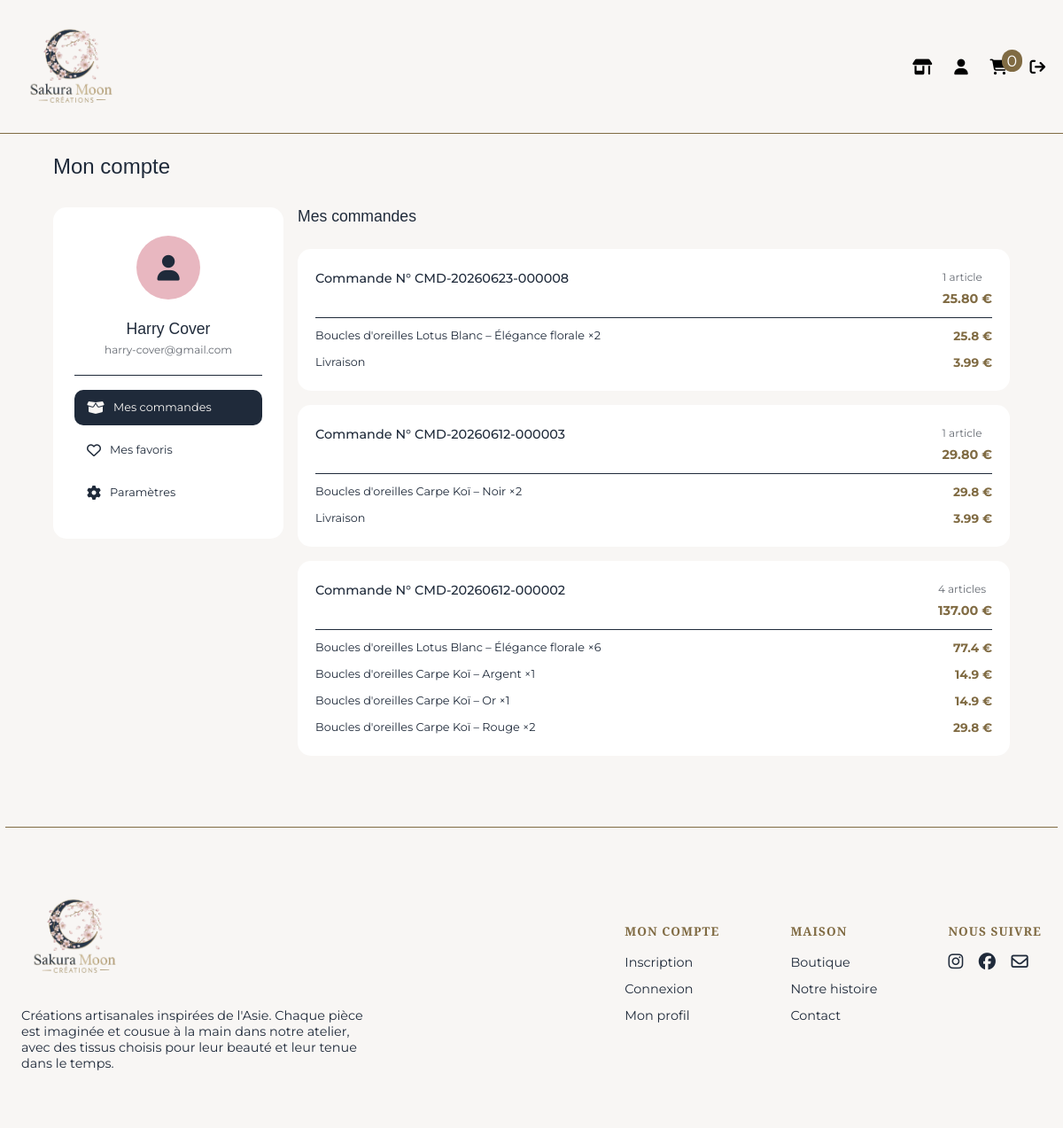
The app's page /back/router.php?action=profile-view (signed in) with its own data.
### tables this page shows
CREATE TABLE `user` (
  `id` int(11) NOT NULL,
  `firstname` varchar(255) NOT NULL,
  `surname` varchar(255) NOT NULL,
  `email` varchar(255) NOT NULL,
  `phone` varchar(255) DEFAULT NULL,
  `birthday` date DEFAULT NULL,
  `address` text DEFAULT NULL,
  `password` varchar(255) NOT NULL,
  `role_id` int(11) NOT NULL
);

CREATE TABLE `order_content` (
  `id` int(11) NOT NULL,
  `order_id` int(11) NOT NULL,
  `product_id` int(11) NOT NULL,
  `quantity` int(11) NOT NULL,
  `unit_price` decimal(10,2) NOT NULL
);

CREATE TABLE `order` (
  `id` int(11) NOT NULL,
  `number` varchar(255) NOT NULL,
  `total_price` decimal(10,2) NOT NULL,
  `user_id` int(11) NOT NULL
);

CREATE TABLE `product` (
  `id` int(11) NOT NULL,
  `product_name` varchar(255) NOT NULL,
  `description` text DEFAULT NULL,
  `price` decimal(10,2) NOT NULL,
  `stock` int(11) NOT NULL DEFAULT 0,
  `image` varchar(255) DEFAULT NULL,
  `is_active` tinyint(1) DEFAULT 1,
  `category_id` int(11) NOT NULL
);

### back/controllers/ProfileController.php (called while the page is built, shortened)
<?php
class ProfileController
{
    private $user;
    private $order;
    public function __construct()
    {
        $db = new Database();
        $this->user = new User($db->getConnection());
        $this->order = new Order($db->getConnection());
    }
   public function profileView(){
        $userId = $_SESSION['user_id'];
        $user = $this->user->getById($userId);
        $caddieCount = (new CaddieController())->getCaddieCount();
        $ordersTotal = $this->order->getOrderByUser($userId);
        $orders = [];
        foreach ($ordersTotal as $row) {
            $orderId = $row['order_id'];
            if (!isset($orders[$orderId])) {
                $orders[$orderId] = ['id' => $orderId, 'number' => $row['number'], 'total_price' => $row['total_price'], 'products' => [], 'count' => $this->order->countItemsInOrder($orderId)];
            }
            $orders[$orderId]['products'][] = ['id' => $row['product_id'], 'product_name' => $row['product_name'], 'quantity' => $row['quantity'], 'unit_price' => $row['unit_price']];
        }
        require '../front/views/user-profile.php';
    }
}

### back/controllers/CaddieController.php (called while the page is built, shortened)
<?php
class CaddieController
{
    private $caddie;
    public function __construct()
    {
        $db = new Database();
        $this->caddie = new Caddie($db->getConnection());
    }
    public function getCaddieCount(){
        $caddie = $this->caddie->getByUser($_SESSION['user_id']);
        return $this->caddie->countItems($caddie['id']);
    }
}

### back/config/Database.php (called while the page is built, shortened)
<?php
class Database
{
    private $pdo;
    public function getConnection()
    {
        if ($this->pdo === null) {
            $env = parse_ini_file(__DIR__ . '/../../.env');
            $this->pdo = new PDO("mysql:host={$env['DB_HOST']};dbname={$env['DB_NAME']};charset=utf8", $env['DB_USER'], $env['DB_PASS'], [PDO::ATTR_ERRMODE => PDO::ERRMODE_EXCEPTION]);
        }
        return $this->pdo;
    }
}

### back/models/Caddie.php (called while the page is built, shortened)
<?php
class Caddie
{
    private $pdo;
    public function __construct(PDO $pdo)
    {
        $this->pdo = $pdo;
    }
    public function getByUser($userId){
        $sql = "SELECT * FROM caddie WHERE user_id = :user_id";
        $query = $this->pdo->prepare($sql);
        $query->execute([':user_id' => $userId]);
        return $query->fetch(PDO::FETCH_ASSOC);
    }
    public function countItems($caddieId) {
        $sql = "SELECT COUNT(*) AS count_item FROM caddie_content INNER JOIN product ON caddie_content.product_id = product.id WHERE caddie_id = :caddie_id AND product.is_active = 1 AND product.stock > 0";
        $query = $this->pdo->prepare($sql);
        $query->execute([':caddie_id' => $caddieId]);
        $result = $query->fetch(PDO::FETCH_ASSOC);
        return (int)$result['count_item'];
    }
}

### back/models/User.php (called while the page is built, shortened)
<?php
class User
{
    private $pdo;
    public function __construct(PDO $pdo)
    {
        $this->pdo = $pdo;
    }
    public function getById($id){
        $sql = "SELECT * FROM user WHERE id = :id";
        $query = $this->pdo->prepare($sql);
        $query->execute([':id' => $id]);
        return $query->fetch(PDO::FETCH_ASSOC);
    }
}

### back/models/Order.php (called while the page is built, shortened)
<?php
class Order {
    private $pdo;
    public function __construct(PDO $pdo)
    {
        $this->pdo = $pdo;
    }
    public function getOrderByUser($userId){
        $sql = "SELECT order.id AS order_id, order.number, order.total_price, order.user_id, order_content.quantity, order_content.unit_price, product.id AS product_id, product.product_name FROM `order` INNER JOIN order_content ON order_content.order_id = order.id INNER JOIN product ON order_content.product_id = product.id WHERE order.user_id = :user_id ORDER BY order.id DESC";
        $query = $this->pdo->prepare($sql);
        $query->execute([':user_id' => $userId]);
        return $query->fetchAll(PDO::FETCH_ASSOC);
    }
    public function countItemsInOrder($orderId) {
        $sql = "SELECT COUNT(*) AS count_item FROM order_content WHERE order_id = :order_id";
        $query = $this->pdo->prepare($sql);
        $query->execute([':order_id' => $orderId]);
        $result = $query->fetch(PDO::FETCH_ASSOC);
        return (int)$result['count_item'];
    }
}

### front/views/user-profile.php (the view, shortened to what this page needs)
<?php
require_once "layout/header.php";
?>
<section class="container profile-page">
    <h1 class="shop-page__title">Mon compte</h1>
    <div class="profile-page__inner">
        <aside class="profile-sidebar">
            <div class="profile-sidebar__avatar">
                <i class="fa-solid fa-user"></i>
            </div>
            <h2 class="profile-sidebar__name"><?php echo htmlspecialchars($user['firstname']) . ' ' . htmlspecialchars($user['surname']) ?></h2>
            <p class="profile-sidebar__email"><?php echo htmlspecialchars($user['email']) ?></p>
            <nav class="profile-sidebar__nav">
                <button class="active" data-tab="orders">
                    <i class="fa-solid fa-box-open"></i>
                    Mes commandes
                </button>
                <button data-tab="favorites">
                    <i class="fa-regular fa-heart"></i>
                    Mes favoris
                </button>
                <button data-tab="settings">
                    <i class="fa-solid fa-gear"></i>
                    Paramètres
                </button>
            </nav>
        </aside>
        <section class="orders profile-content visible" id="orders">
            <h2 class="orders__title">Mes commandes</h2>
            <?php
            if(!empty($orders)){
                foreach ($orders as $order) {
                    echo '
                    <article class="order-item">
                        <div class="order-item__header">
                            <h3 class="order-item__num">Commande N° ' . htmlspecialchars($order['number']) . '</h3>
                            <div>
                                <span class="order-item__count">' . htmlspecialchars($order['count']) . ' article' . (htmlspecialchars($order['count']) > 1 ? 's' : '') . '</span>
                                <span class="order-item__total">' . htmlspecialchars($order['total_price']) . ' €</span>
                            </div>
                        </div>
                        <div class="order-item__lines">';
                            foreach ($order['products'] as $product) {
                                echo '
                                <div class="order-item__line">
                                    <p>' . htmlspecialchars($product['product_name']) . ' ×' . htmlspecialchars($product['quantity']) . '</p>
                                    <span>' . htmlspecialchars($product['quantity']) * htmlspecialchars($product['unit_price']) . ' €</span>
                                </div>
                                ';
                            }
                            if(htmlspecialchars($order['total_price']) < 50){
                                echo '
                                <div class="order-item__line">
                                    <p>Livraison</p>
                                    <span>3.99 €</span>
                                </div>
                                ';
                            }
                        echo '
                        </div>
                    </article>
                    ';
                }
            } else {
                echo '<p>Aucune commande pour le moment</p>';
            }
            ?>
        </section>
    </div>
</section>
<?php
require_once "layout/footer.php";
?>

### back/router.php (shortened to what this page needs)
<?php
$Profilecontroller = new ProfileController();
$action = $_GET['action'] ?? '';
switch ($action) {
    case 'profile-view':
        if ($_SERVER['REQUEST_METHOD'] === 'GET') {
            $Profilecontroller->profileView();
        }
        break;
}

### front/views/layout/header.php (shortened to what this page needs)
<!DOCTYPE html>
<html lang="fr">
<head>
    <link rel="stylesheet" href="https://cdnjs.cloudflare.com/ajax/libs/font-awesome/6.5.0/css/all.min.css">
    <link rel="stylesheet" href="../front/style/css/style.min.css">
</head>
<body id="body">
   <header class="header">
        <nav class="header__bar">
            <a href="../index.php" class="menu__logo">
                <img src="../front/images/logo.webp" alt="Logo de Sakura Moon">
            </a>
            <ul class="menu__listing menu__listing--none">
                <?php
                if(!empty($_SESSION['user_id'])) {
                    if ($_SESSION['role_name'] === 'admin') {
                        echo '
                        <li>
                            <a href="../back/router.php?action=admin-view" aria-label="Dashboard Admin">
                                <i class="fa-solid fa-users-gear"></i>
                            </a>
                        </li>
                        <li>
                            <a href="#" id="logout" aria-label="Déconnexion">
                                <i class="fa-solid fa-arrow-right-from-bracket"></i>
                            </a>
                        </li>
                        ';
                    } else {
                        echo '
                        <li>
                            <a href="../back/router.php?action=shop-view" aria-label="Boutique">
                                <i class="fa-solid fa-shop"></i>
                            </a>
                        </li>
                        <li>
                            <a href="../back/router.php?action=profile-view" aria-label="Profil utilisateur">
                                <i class="fa-solid fa-user"></i>
                            </a>
                        </li>
                        <li>
                            <a href="../back/router.php?action=caddie-view" aria-label="Panier">
                                <i class="fa-solid fa-cart-shopping"></i>
                                <span id="caddie-count">' . $caddieCount . '</span>
                            </a>
                        </li>
                        <li>
                            <a href="#" id="logout" aria-label="Déconnexion">
                                <i class="fa-solid fa-arrow-right-from-bracket"></i>
                            </a>
                        </li>
                        ';
                    }
                }
                ?>
            </ul>
        </nav>
    </header>
<main>

### front/views/layout/footer.php
</main>
<footer class="footer">
    <section class="footer__grid">
        <div>
            <img src="../front/images/logo.webp" alt="Logo de l'entreprise" class="footer__logo">
            <p>
                Créations artisanales inspirées de l'Asie. Chaque pièce est imaginée et cousue à la main dans notre atelier, avec des tissus choisis pour leur beauté et leur tenue dans le temps.
            </p>
        </div>
        <div class="footer__links">
            <div>
                <h3>MON COMPTE</h3>
                <nav>
                    <ul>
                        <li><a href="../back/router.php?action=register-view">Inscription</a></li>
                        <li><a href="../back/router.php?action=login-view">Connexion</a></li>
                        <li><a href="../back/router.php?action=profile-view">Mon profil</a></li>
                    </ul>
                </nav>
            </div>
            <div>
                <h3>MAISON</h3>
                <nav>
                    <ul>
                        <li><a href="../back/router.php?action=shop-view">Boutique</a></li>
                        <li><a href="#">Notre histoire</a></li>
                        <li><a href="#">Contact</a></li>
                    </ul>
                </nav>
            </div>
            <div>
                <h3>NOUS SUIVRE</h3>
                <ul class="footer__socials">
                    <li>
                        <a href="#" aria-label="Instagram">
                            <i class="fa-brands fa-instagram"></i>
                        </a>
                    </li>
                    <li>
                        <a href="#" aria-label="Facebook">
                            <i class="fa-brands fa-facebook"></i>
                        </a>
                    </li>
                    <li>
                        <a href="#" aria-label="Email">
                            <i class="fa-regular fa-envelope"></i>
                        </a>
                    </li>
                </ul>
            </div>
        </div>
    </section>
</footer>
</body>
</html>

### records on screen
user: firstname "Harry", surname "Cover", email "harry-cover@gmail.com"
order_content: order.number "CMD-20260623-000008", count "1", order.total_price "25.80", product_name "Boucles d'oreilles Lotus Blanc – Élégance florale", quantity "2", unit_price "25.8", shows "Livraison"
order_content: order.number "CMD-20260612-000003", order.user_id "1", order.total_price "29.80", product.product_name "Boucles d'oreilles Carpe Koï – Noir", quantity "2", quantity+unit_price "29.8", shows "Livraison"
order_content: order.number "CMD-20260612-000002", product "4", shows "s", order.total_price "137.00", product.product_name "Boucles d'oreilles Carpe Koï – Or", quantity "1", quantity+unit_price "14.9"
order_content: product.product_name "Boucles d'oreilles Lotus Blanc – Élégance florale", quantity "6", quantity+unit_price "77.4"
order_content: product.product_name "Boucles d'oreilles Carpe Koï – Argent", quantity "1", quantity+unit_price "14.9"
order_content: product.product_name "Boucles d'oreilles Carpe Koï – Rouge", quantity "2", quantity+unit_price "29.8"

### other values on screen
$caddieCount "0"
